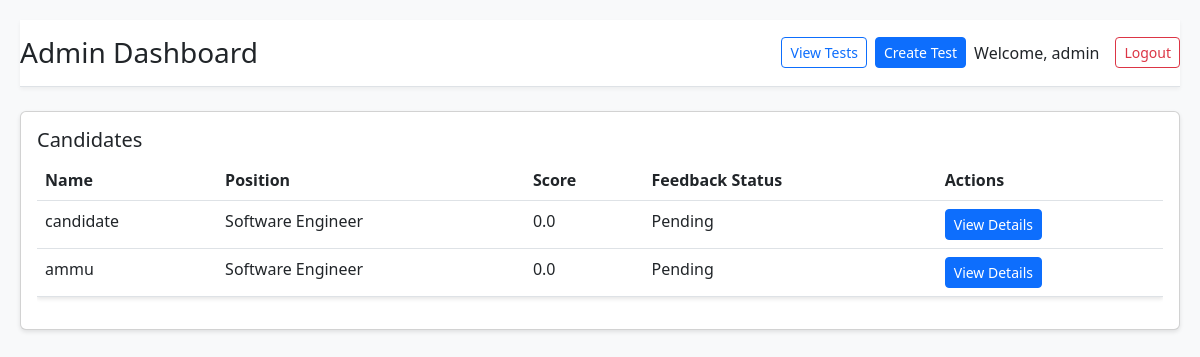
Page /admin (signed in) on the earlier database version.
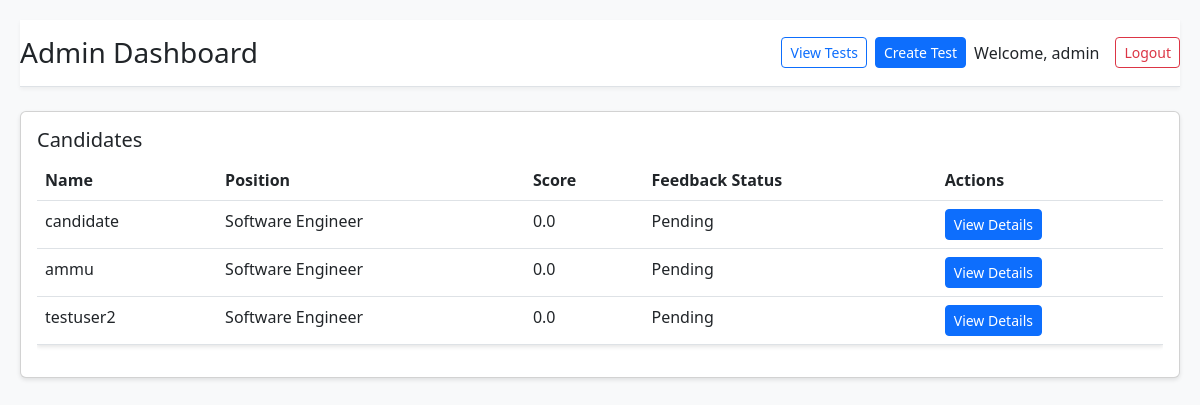
Same page on the later database version.
### app.py (models this page shows)
class Candidate(db.Model):
    id = db.Column(db.Integer, primary_key=True)
    name = db.Column(db.String(100), nullable=False)
    position = db.Column(db.String(100), nullable=False)
    score = db.Column(db.Float, default=0.0)
    feedback_status = db.Column(db.String(20), default='Pending')
    created_at = db.Column(db.DateTime, default=datetime.utcnow)
    tests = db.relationship('Test', backref='candidate', lazy=True)

### app.py (the view)
@app.route('/admin')
@login_required
@role_required('admin')
def admin_dashboard():
    if Candidate.query.count() == 0:
        create_example_data()
    candidates = Candidate.query.all()
    return render_template('admin.html', candidates=candidates)

### app.py (called while the page is built)
def login_required(f):
    @wraps(f)
    def decorated_function(*args, **kwargs):
        if 'user' not in session:
            flash('Please log in first.', 'warning')
            return redirect(url_for('login'))
        return f(*args, **kwargs)
    return decorated_function

def role_required(role):
    def decorator(f):
        @wraps(f)
        def decorated_function(*args, **kwargs):
            if 'user' not in session or session['role'] != role:
                flash(f'You do not have permission to access this page.', 'danger')
                return redirect(url_for('login'))
            return f(*args, **kwargs)
        return decorated_function
    return decorator

### templates/admin.html (shortened to what this page needs)
<!DOCTYPE html>
<html lang="en">
<head>
    <link href="https://cdn.jsdelivr.net/npm/bootstrap@5.3.0/dist/css/bootstrap.min.css" rel="stylesheet">
    <link rel="stylesheet" href="{{ url_for('static', filename='css/style.css') }}">
</head>
<body>
    <div class="container-fluid">
        <header class="py-3 border-bottom">
            <div class="d-flex justify-content-between align-items-center">
                <h1 class="h3 mb-0">Admin Dashboard</h1>
                <div class="d-flex align-items-center">
                    <a href="{{ url_for('admin_tests') }}" class="btn btn-outline-primary btn-sm me-2">View Tests</a>
                    <a href="{{ url_for('create_test') }}" class="btn btn-primary btn-sm me-2">Create Test</a>
                    <span class="me-3">Welcome, {{ session['user'] }}</span>
                    <a href="{{ url_for('logout') }}" class="btn btn-outline-danger btn-sm">Logout</a>
                </div>
            </div>
        </header>
        <div class="card mb-4 mt-4">
            <div class="card-body">
                <h5 class="card-title">Candidates</h5>
                <div class="table-responsive">
                    <table class="table">
                        <thead>
                            <tr>
                                <th>Name</th>
                                <th>Position</th>
                                <th>Score</th>
                                <th>Feedback Status</th>
                                <th>Actions</th>
                            </tr>
                        </thead>
                        <tbody>
                            {% for candidate in candidates %}
                            <tr>
                                <td>{{ candidate.name }}</td>
                                <td>{{ candidate.position }}</td>
                                <td>{{ candidate.score }}</td>
                                <td>{{ candidate.feedback_status }}</td>
                                <td>
                                    <button class="btn btn-sm btn-primary view-details" data-id="{{ candidate.id }}">View Details</button>
                                </td>
                            </tr>
                            {% endfor %}
                        </tbody>
                    </table>
                </div>
            </div>
        </div>
    </div>
</body>
</html>

Differences in the rows shown:
added Candidate: name "testuser2", position "Software Engineer", score "0.0", feedback_status "Pending"
